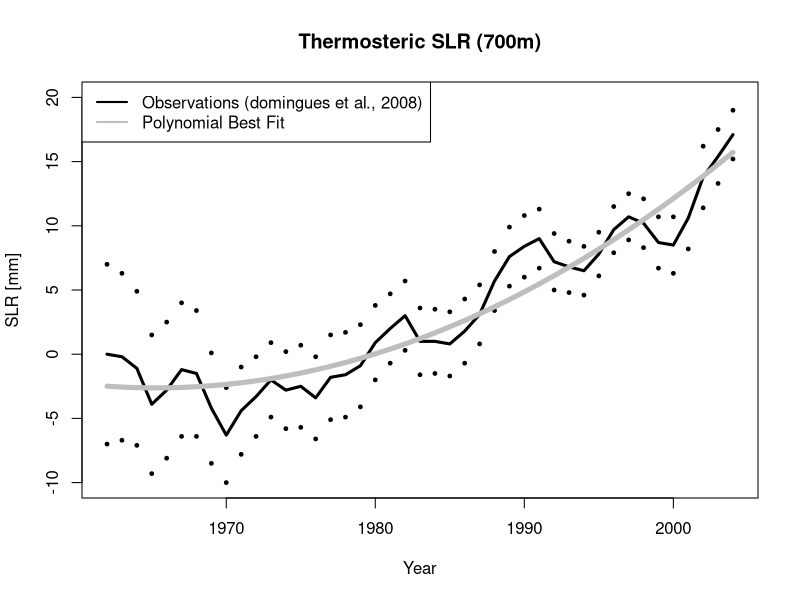
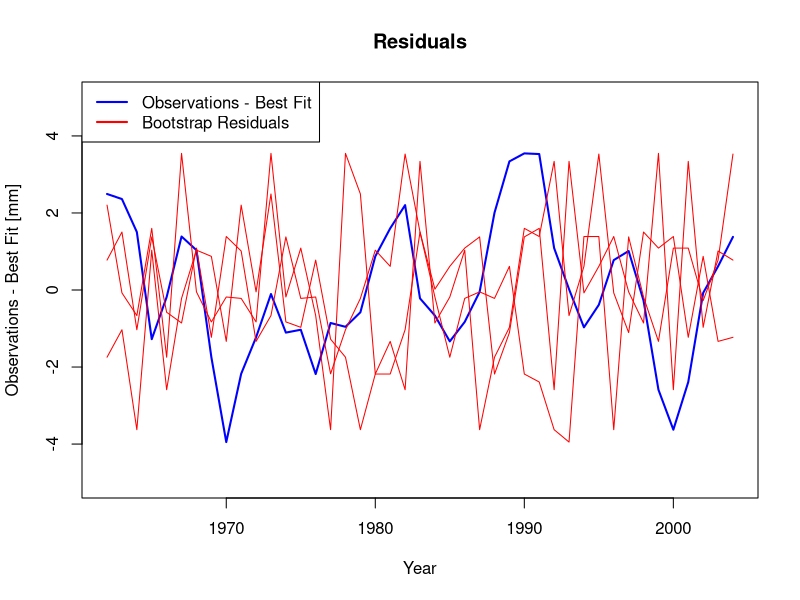
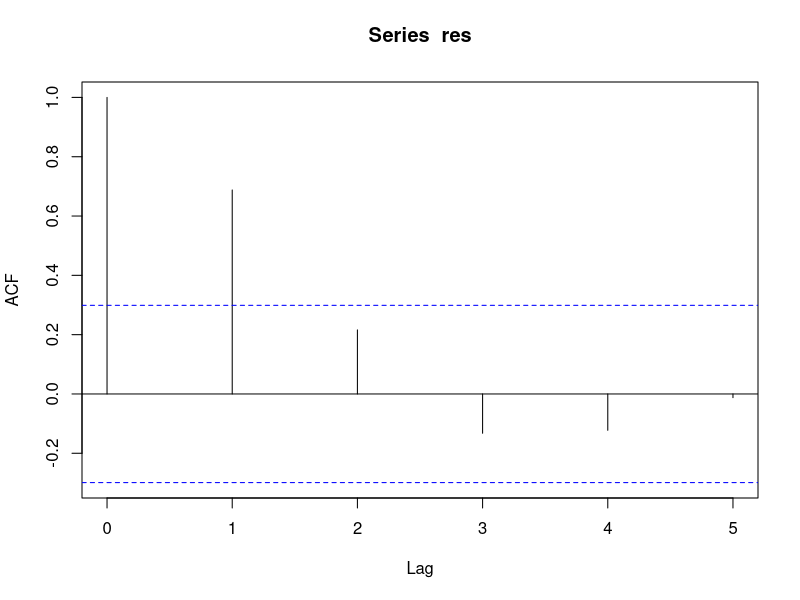
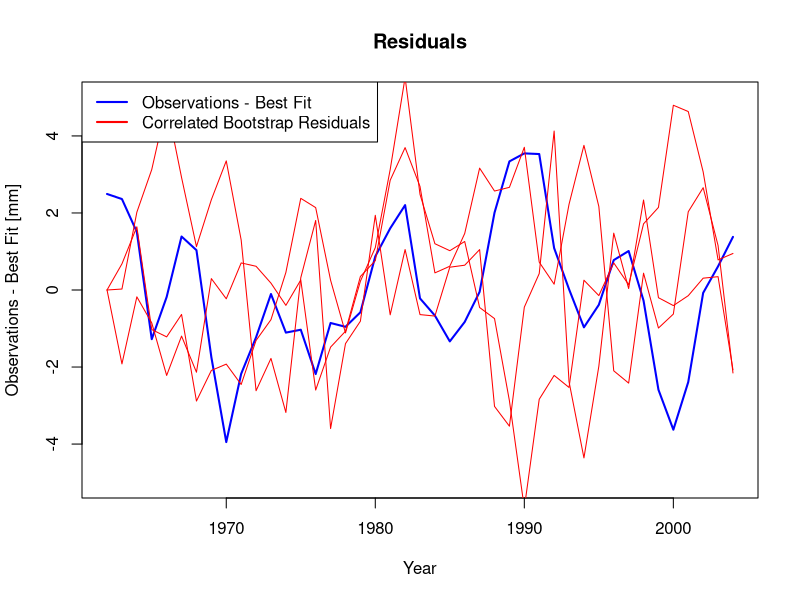
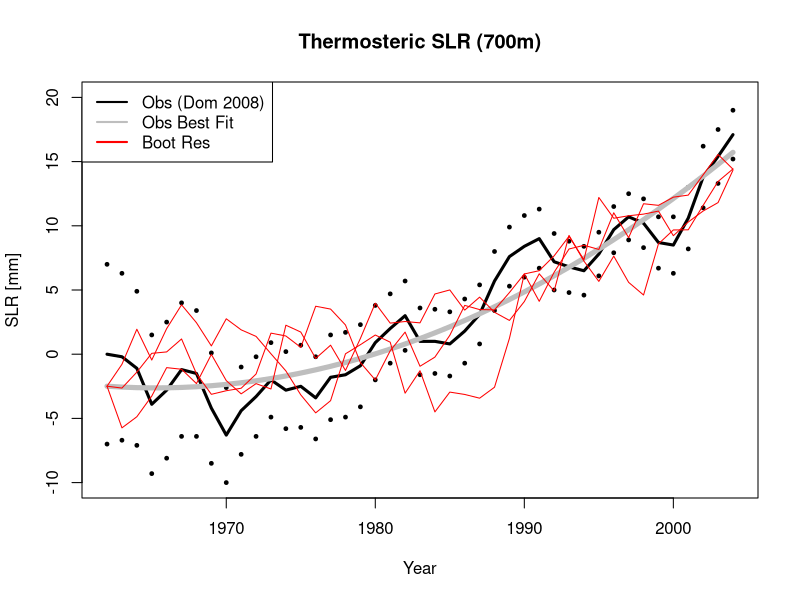
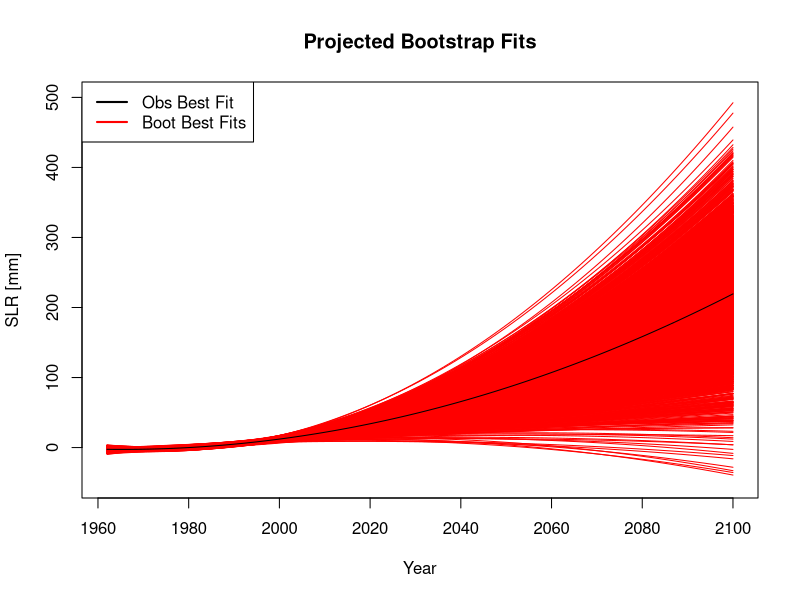
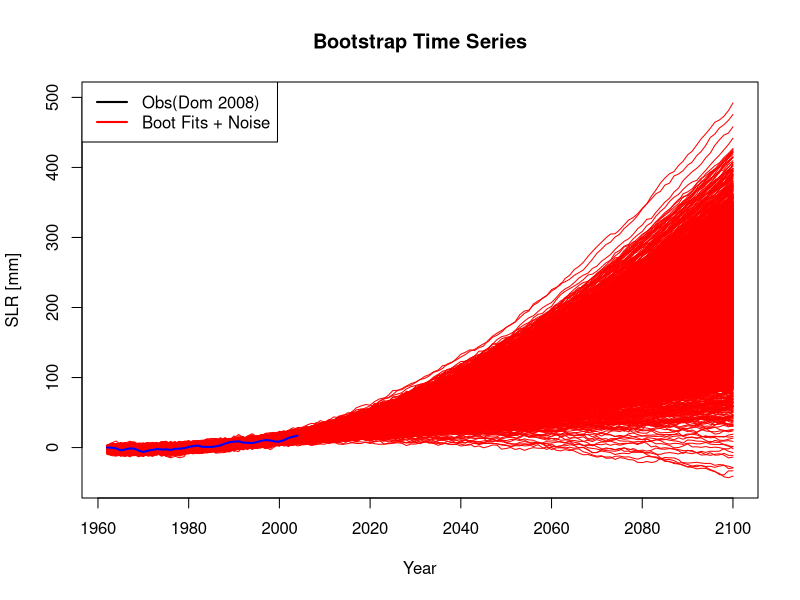
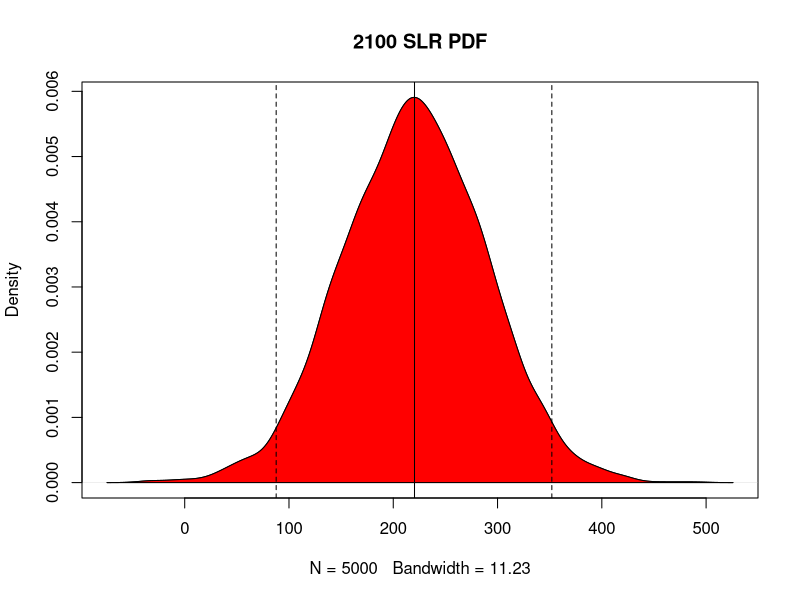

The R source for these figures, in order:
############################################
##  file: bootstrap_slr.R
##  - R Example of bootstrapping correlated data
##  - Application to thermosteric sea level rise (SLR) projections 
##	- create random realizations of "natural variability"
##	- resample residuals (data - best fit) and simulate SLR time series
##	- preserve AR structure of the observations
##	- project new realizations to 2100
######################################################
##  Authors: 
##  Ryan Sriver (rsriver@psu.edu)
##  Klaus Keller (klaus@psu.edu)
##  copyright by authors
##  distributed under the GNU general public license
##  no warranty
##################################################
# versions: 
# 2, Feb.20, 2012
# 3, Feb. 16, 2015
##################################################


### Read in SLR data (domingues et al., 2008) ###
  slr = read.table("./dom_w.err.txt") 
  years.obs = as.vector(slr[12:54,1])
  slr.obs = as.vector(slr[12:54,2])
  err.obs= as.vector(slr[12:54,3])

nyears.obs=length(years.obs)  # number of years in observational time series

  err_pos=slr.obs+err.obs # observational uncertainty
  err_neg=slr.obs-err.obs

### Calculate polynomial best fit to domingues data  ###
  fit <- lm(slr.obs ~ years.obs + I(years.obs^2))  
# 2nd order polynomial ~ a + bx + cx^2
    print(fit)
  slr.fit_obs<-predict(fit)


### plot the observational time series and polynomial best fit
pdf(file="plot1.pdf")  # write to pdf, define a pdf file to write to
plot(years.obs, slr.obs, type="l", ylim=c(-10,20),main="Thermosteric SLR (700m)",xlab="Year",ylab="SLR [mm]",col="black",lwd=3)
  points(years.obs, err_pos, col="black", pch=20, cex=0.75)
  points(years.obs, err_neg, col="black", pch=20, cex=0.75)
  lines(years.obs, slr.fit_obs,col="gray",lwd=5)
    legend("topleft", c("Observations (domingues et al., 2008)","Polynomial Best Fit"), lwd=2, col=c("black","gray"))
dev.off()   # write the results to the pdf file


### Calculate Residuals during observed time series (data - polynomial fit)  ###
res <- slr.obs - slr.fit_obs

### Bootstrap the residuals ###
N=5000  # Number of bootstrap samples
white.boot = mat.or.vec(N, nyears.obs) # create matrix (nr,nc)
white.boot_sd = rep(NA,N)

for(i in 1:N) 
  {
    white.boot[i,1:nyears.obs] = sample(res,size=nyears.obs,replace=TRUE)
    white.boot_sd[i] = sd(white.boot[i,])
  }


### plot the residuals ###
pdf(file="plot2.pdf")  # write to pdf, define a pdf file to write to
plot(years.obs, res, type="l",main="Residuals",xlab="Year",ylim=c(-5,5), ylab="Observations - Best Fit [mm]",col="blue",lwd=2)

### add 3 random bootstrap samples to verify method ###
nexamp=3
nrand=sample(N,nexamp)
  for(i in 1:nexamp) {
    lines(years.obs, white.boot[nrand[i],1:nyears.obs], col="red", lwd=1)
  }
   
legend("topleft", c("Observations - Best Fit","Bootstrap Residuals"), lwd=2, col=c("blue","red"))
dev.off()


### We need to retain the auto-correlated structure of the residuals ###
### determine AR coefficients of the original residuals (data - polynomial fit)  ###
pdf(file="plot2a.pdf")  
# write to pdf, define a pdf file to write to
rho=rep(NA,3)
          ac <- acf(res, lag.max=5, plot=TRUE)  
# apply partial auto-correlation to determine correlation coefficients
           rho[1] <- ac$acf[ 1 ]
           rho[2] <- ac$acf[ 2 ]
           rho[3] <- ac$acf[ 3 ]
           rho[4] <- ac$acf[ 4 ]
           rho[5] <- ac$acf[ 5 ]
dev.off()

### create new residuals from bootstraps with best estimnate of 
# original AR structure
res.boot=mat.or.vec(N, nyears.obs) #(nr,nc)

  for(n in 1:N) {
    for(i in 2:nyears.obs) {
        res.boot[n,i] = rho[2]*res.boot[n,i-1] + rnorm(1,mean=0,sd=white.boot_sd[n])
    }
  }


### plot the new AUTOCORRELATED residuals ###
pdf(file="plot3.pdf")  # write to pdf, define a pdf file to write to
plot(years.obs, res, type="l",main="Residuals",xlab="Year",ylim=c(-5,5), ylab="Observations - Best Fit [mm]",col="blue",lwd=2)

### add 3 random bootstrap samples
nexamp=3
nrand=sample(N,nexamp)
  for(i in 1:nexamp) {
    lines(years.obs, res.boot[nrand[i],1:nyears.obs], col="red", lwd=1)
  }

legend("topleft", c("Observations - Best Fit","Correlated Bootstrap Residuals"), lwd=2, col=c("blue","red"))
dev.off()



### apply new residuals to polynomial fit
slr.boot=mat.or.vec(N, nyears.obs) #(nr,nc)

  for(i in 1:N) {
    slr.boot[i,]=slr.fit_obs+res.boot[i,]
  }


### plot observations and polynomial fit with superimposed autocorrelated bootstraps ###
pdf(file="plot4.pdf")  
# write to pdf, define a pdf file to write to
plot(years.obs, slr.obs, type="l", ylim=c(-10,20),main="Thermosteric SLR (700m)",xlab="Year",ylab="SLR [mm]",col="black",lwd=3)
  points(years.obs, err_pos, col="black", pch=20, cex=0.75)
  points(years.obs, err_neg, col="black", pch=20, cex=0.75)
  lines(years.obs, slr.fit_obs,col="gray",lwd=5)

nexamp=3
nrand=sample(N,nexamp)
  for(i in 1:nexamp) {
    lines(years.obs, slr.boot[nrand[i],1:nyears.obs], col="red", lwd=1)
  }
legend("topleft", c("Obs (Dom 2008)","Obs Best Fit","Boot Res"), lwd=2, col=c("black","gray","red"))
dev.off()


### Repeat previous analysis for new bootstrap time series 
###  and project to 2100 ###
years.mod=seq(1962,2100)  ### define time sequence
nyears.mod=length(years.mod)

### Project polynomial best fit to 2100 ###
  slr.fit_proj=mat.or.vec(1, nyears.mod) #(nr,nc)
    for(i in 1:nyears.mod) {
      slr.fit_proj[i]=fit$coefficients[1] + fit$coefficients[2]*years.mod[i] + fit$coefficients[3]*years.mod[i]^2
    }


### calculate polynomial coefficients for projections ###
boot.fit_coef=mat.or.vec(N, 3)
boot.fit=mat.or.vec(N, nyears.obs)
for(i in 1:N) {
  fit.new <- lm(slr.boot[i,] ~ years.obs + I(years.obs^2))
  boot.fit_coef[i,1]=fit.new$coefficients[1]
  boot.fit_coef[i,2]=fit.new$coefficients[2]
  boot.fit_coef[i,3]=fit.new$coefficients[3]
  boot.fit[i,]<-predict(fit.new)
  }

  fit.boot_proj=mat.or.vec(N, nyears.mod) #(nr,nc)
  for(n in 1:N) {
  for(i in 1:nyears.mod) {
      fit.boot_proj[n,i]=boot.fit_coef[n,1] + boot.fit_coef[n,2]*years.mod[i] + boot.fit_coef[n,3]*years.mod[i]^2
    }
  }

pdf(file="plot5.pdf")  # write to pdf, define a pdf file to write to
plot(years.mod, slr.fit_proj, type="l",main="Projected Bootstrap Fits",xlab="Year",ylab="SLR [mm]",col="black",lwd=1,ylim=c(-50,500))
  for(i in 1:N) {
    lines(years.mod, fit.boot_proj[i,], col="red", lwd=1)
  }
    lines(years.mod, slr.fit_proj, type="l", col="black", lwd=1)

legend("topleft", c("Obs Best Fit","Boot Best Fits"), lwd=2, col=c("black","red"))
dev.off()




### calculate projected residuals ###
res.boot_proj=mat.or.vec(N, nyears.mod) #(nr,nc)
slr.boot_proj=res.boot_proj


  for(n in 1:N) {
    for(i in 2:nyears.mod) {
        res.boot_proj[n,i] = rho[2]*res.boot_proj[n,i-1] + rnorm(1,mean=0,sd=white.boot_sd[n])
    }
  }



### superimpose residuals on polynomial fit projections ###
  for(i in 1:N) {
    slr.boot_proj[i,]=fit.boot_proj[i,]+res.boot_proj[i,]
  }

pdf(file="plot6.pdf")  # write to pdf, define a pdf file to write to
plot(years.mod, slr.boot_proj[1,], type="l",main="Bootstrap Time Series",xlab="Year",ylab="SLR [mm]",col="red",lwd=1,ylim=c(-50,500))
  for(i in 1:N) {
    lines(years.mod, slr.boot_proj[i,], col="red", lwd=1)                          
  }
    lines(years.obs, slr.obs, type="l", col="blue", lwd=2)

legend("topleft", c("Obs(Dom 2008) ","Boot Fits + Noise"), lwd=2, col=c("black","red"))
dev.off()



### plot the SLR PDF ###
pdf(file="plot7.pdf")  # write to pdf, define a pdf file to write to
prob_proj=mat.or.vec(N,1)
prob_proj=slr.boot_proj[,nyears.mod]
 pdf <- density(prob_proj)
 plot(pdf, main="2100 SLR PDF")
 polygon(pdf, col="red", border="black")
  abline(v=mean(prob_proj),lwd=1,col="black",lty=1)
  abline(v=quantile(prob_proj,0.025), col="black", lty=2)
  abline(v=quantile(prob_proj,0.975), col="black", lty=2)
dev.off()


